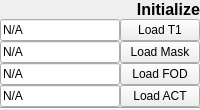
            <widget class="QFrame" name="InputImages">
             <property name="enabled">
              <bool>true</bool>
             </property>
             <property name="sizePolicy">
              <sizepolicy hsizetype="Preferred" vsizetype="Fixed">
               <horstretch>0</horstretch>
               <verstretch>0</verstretch>
              </sizepolicy>
             </property>
             <layout class="QVBoxLayout" name="Step_1">
              <property name="spacing">
               <number>0</number>
              </property>
              <property name="leftMargin">
               <number>0</number>
              </property>
              <property name="topMargin">
               <number>0</number>
              </property>
              <property name="rightMargin">
               <number>0</number>
              </property>
              <property name="bottomMargin">
               <number>0</number>
              </property>
              <item>
               <widget class="QLabel" name="step1_label">
                <property name="font">
                 <font>
                  <pointsize>12</pointsize>
                  <weight>75</weight>
                  <bold>true</bold>
                 </font>
                </property>
                <property name="layoutDirection">
                 <enum>Qt::LeftToRight</enum>
                </property>
                <property name="autoFillBackground">
                 <bool>false</bool>
                </property>
                <property name="text">
                 <string>Initialize</string>
                </property>
                <property name="textFormat">
                 <enum>Qt::RichText</enum>
                </property>
                <property name="alignment">
                 <set>Qt::AlignRight|Qt::AlignTrailing|Qt::AlignVCenter</set>
                </property>
               </widget>
              </item>
              <item>
               <layout class="QGridLayout" name="gridLayout_3">
                <property name="spacing">
                 <number>0</number>
                </property>
                <item row="5" column="2">
                 <widget class="QPushButton" name="push_FOD">
                  <property name="text">
                   <string>Load FOD</string>
                  </property>
                 </widget>
                </item>
                <item row="6" column="2">
                 <widget class="QPushButton" name="push_ACT">
                  <property name="text">
                   <string>Load ACT</string>
                  </property>
                 </widget>
                </item>
                <item row="3" column="2">
                 <widget class="QPushButton" name="push_Mask">
                  <property name="text">
                   <string>Load Mask</string>
                  </property>
                 </widget>
                </item>
                <item row="1" column="2">
                 <widget class="QPushButton" name="push_T1">
                  <property name="text">
                   <string>Load T1</string>
                  </property>
                 </widget>
                </item>
                <item row="3" column="0">
                 <widget class="QLineEdit" name="fname_Mask_line">
                  <property name="text">
                   <string>N/A</string>
                  </property>
                 </widget>
                </item>
                <item row="6" column="0">
                 <widget class="QLineEdit" name="fname_ACT_line">
                  <property name="text">
                   <string>N/A</string>
                  </property>
                 </widget>
                </item>
                <item row="1" column="0">
                 <widget class="QLineEdit" name="fname_T1_line">
                  <property name="text">
                   <string>N/A</string>
                  </property>
                  <property name="readOnly">
                   <bool>true</bool>
                  </property>
                 </widget>
                </item>
                <item row="5" column="0">
                 <widget class="QLineEdit" name="fname_FOD_line">
                  <property name="text">
                   <string>N/A</string>
                  </property>
                 </widget>
                </item>
               </layout>
              </item>
              <item>
               <widget class="Line" name="line_2">
                <property name="orientation">
                 <enum>Qt::Horizontal</enum>
                </property>
               </widget>
              </item>
             </layout>
            </widget>
